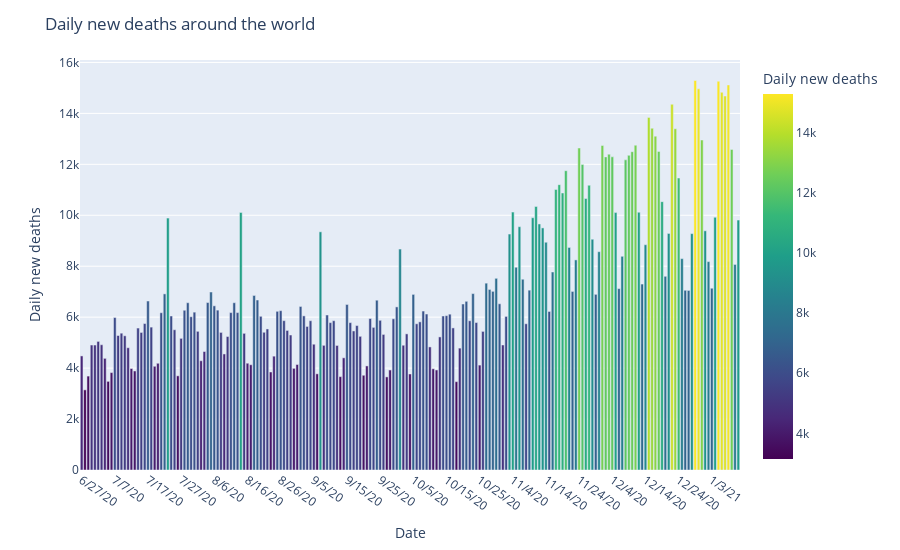

Write notebook code for a chart like this one.
### Code cell
# Daily new deaths

daily_sum = []
summ = 0
for i in df_deaths.columns[-200:]:
    daily_sum.append(df_deaths[i].sum() - summ)
    summ = df_deaths[i].sum()

fig = px.bar(x = df_deaths.columns[-199:], y = daily_sum[1:], color = daily_sum[1:], 
             height = 550, color_continuous_scale = 'Viridis')
fig.update_layout(title_text = 'Daily new deaths around the world')
fig.update_layout(coloraxis_colorbar = dict(title = 'Daily new deaths'))
fig.update_xaxes(title = 'Date', nticks = 20, tickangle = 35)
fig.update_yaxes(title = 'Daily new deaths')
fig.show()
fig.write_image("daily_deaths.png", width=1100, height=600)

### Figure 1 — Plotly figure (JSON) as saved in the notebook; plotly's stock layout.template omitted (floating-point values rounded to 4 significant figures; data arrays with more than 128 entries replaced by an {"elided": "..."} marker saying what was removed)
{"data": [{"alignmentgroup": "True", "hovertemplate": "x=%{x}<br>y=%{y}<br>color=%{marker.color}<extra></extra>", "legendgroup": "", "marker": {"color": {"elided": "199 int values"}, "coloraxis": "coloraxis"}, "name": "", "offsetgroup": "", "orientation": "v", "showlegend": false, "textposition": "auto", "type": "bar", "x": {"elided": "199 str values"}, "xaxis": "x", "y": {"elided": "199 int values"}, "yaxis": "y"}], "layout": {"barmode": "relative", "coloraxis": {"colorbar": {"title": {"text": "Daily new deaths"}}, "colorscale": [[0, "#440154"], [0.1111, "#482878"], [0.2222, "#3e4989"], [0.3333, "#31688e"], [0.4444, "#26828e"], [0.5556, "#1f9e89"], [0.6667, "#35b779"], [0.7778, "#6ece58"], [0.8889, "#b5de2b"], [1, "#fde725"]]}, "height": 550, "legend": {"tracegroupgap": 0}, "margin": {"t": 60}, "title": {"text": "Daily new deaths around the world"}, "xaxis": {"anchor": "y", "domain": [0, 1], "nticks": 20, "tickangle": 35, "title": {"text": "Date"}}, "yaxis": {"anchor": "x", "domain": [0, 1], "title": {"text": "Daily new deaths"}}}}
